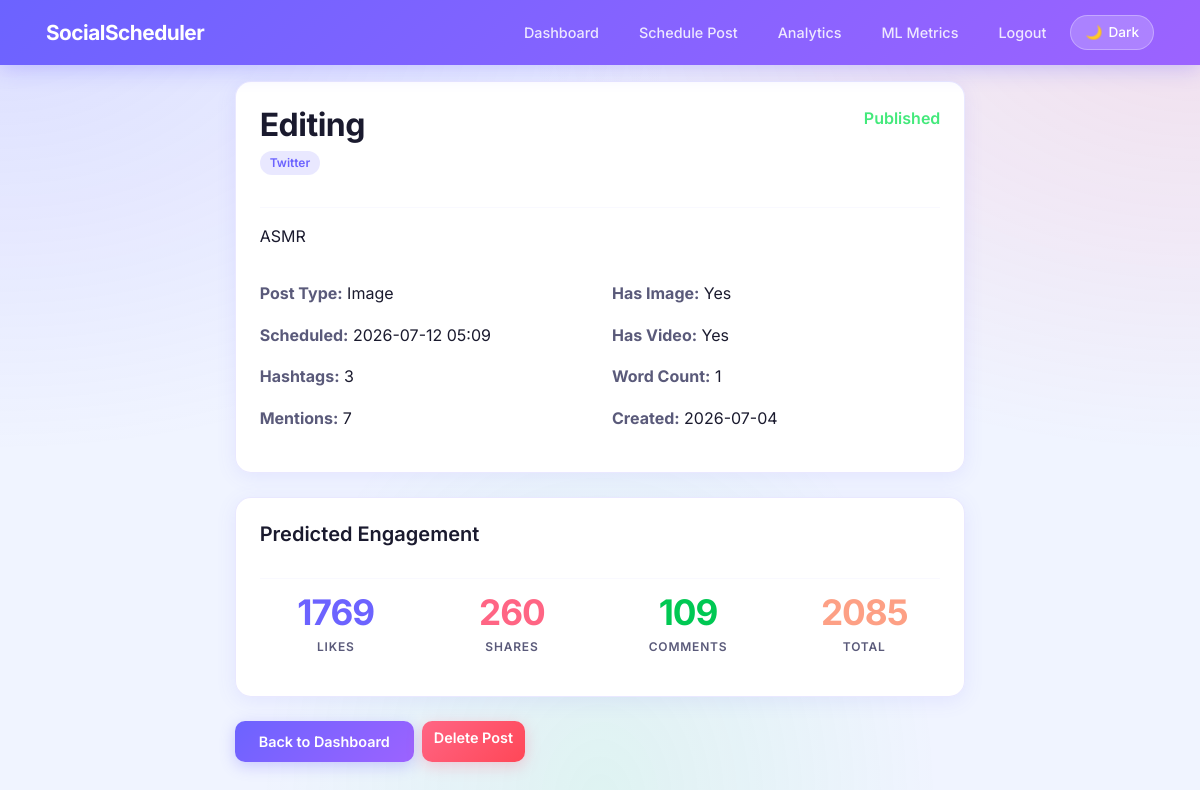
The app's page /post/2 (signed in) with its own data.
### models.py (models this page shows)
class Post(db.Model):
    id = db.Column(db.Integer, primary_key=True)
    title = db.Column(db.String(200), nullable=False)
    content = db.Column(db.Text, nullable=False)
    platform = db.Column(db.String(50), nullable=False)
    post_type = db.Column(db.String(50), nullable=False)
    scheduled_time = db.Column(db.DateTime, nullable=False)
    status = db.Column(db.String(20), default='scheduled')
    hashtags = db.Column(db.Integer, default=0)
    mentions = db.Column(db.Integer, default=0)
    has_image = db.Column(db.Boolean, default=False)
    has_video = db.Column(db.Boolean, default=False)
    word_count = db.Column(db.Integer, default=0)
    predicted_likes = db.Column(db.Float, default=0)
    predicted_shares = db.Column(db.Float, default=0)
    predicted_comments = db.Column(db.Float, default=0)
    predicted_engagement = db.Column(db.Float, default=0)
    actual_likes = db.Column(db.Float, default=0)
    actual_shares = db.Column(db.Float, default=0)
    actual_comments = db.Column(db.Float, default=0)
    created_at = db.Column(db.DateTime, default=datetime.utcnow)
    user_id = db.Column(db.Integer, db.ForeignKey('user.id'), nullable=False)

### app.py (the view)
@app.route('/post/<int:post_id>')
@login_required
def post_detail(post_id):
    post = db.session.get(Post, post_id) or abort(404)
    return render_template('post_detail.html', post=post)

### app.py (called while the page is built)
@login_manager.user_loader
def load_user(user_id):
    return db.session.get(User, int(user_id))

### templates/post_detail.html (shortened to what this page needs)
{% extends "base.html" %}
{% block content %}
<div class="row justify-content-center mt-3">
    <div class="col-md-8">
        <div class="card p-4 mb-4">
            <div class="d-flex justify-content-between align-items-start mb-3">
                <div>
                    <h2 class="mb-1">{{ post.title }}</h2>
                    <span class="platform-badge platform-{{ post.platform }}">
                        {{ post.platform }}
                    </span>
                </div>
                <span class="status-{{ post.status }}" style="font-weight: 600;">
                    {{ post.status | capitalize }}
                </span>
            </div>
            <hr>
            <p style="color: var(--text-primary); font-size: 1rem;">
                {{ post.content }}
            </p>
            <div class="row mt-3">
                <div class="col-md-6">
                    <p><strong>Post Type:</strong>
                        <span style="color: var(--text-primary); text-transform: capitalize;">
                            {{ post.post_type }}
                        </span>
                    </p>
                    <p><strong>Scheduled:</strong>
                        <span style="color: var(--text-primary);">
                            {{ post.scheduled_time.strftime('%Y-%m-%d %H:%M') }}
                        </span>
                    </p>
                    <p><strong>Hashtags:</strong>
                        <span style="color: var(--text-primary);">{{ post.hashtags }}</span>
                    </p>
                    <p><strong>Mentions:</strong>
                        <span style="color: var(--text-primary);">{{ post.mentions }}</span>
                    </p>
                </div>
                <div class="col-md-6">
                    <p><strong>Has Image:</strong>
                        <span style="color: var(--text-primary);">
                            {{ 'Yes' if post.has_image else 'No' }}
                        </span>
                    </p>
                    <p><strong>Has Video:</strong>
                        <span style="color: var(--text-primary);">
                            {{ 'Yes' if post.has_video else 'No' }}
                        </span>
                    </p>
                    <p><strong>Word Count:</strong>
                        <span style="color: var(--text-primary);">{{ post.word_count }}</span>
                    </p>
                    <p><strong>Created:</strong>
                        <span style="color: var(--text-primary);">
                            {{ post.created_at.strftime('%Y-%m-%d') }}
                        </span>
                    </p>
                </div>
            </div>
        </div>
        <div class="card p-4 mb-4">
            <h5 class="mb-3">Predicted Engagement</h5>
            <hr>
            <div class="row text-center">
                <div class="col-6 col-md-3 mb-3">
                    <div class="stat-number" style="color: var(--accent);">
                        {{ post.predicted_likes | int }}
                    </div>
                    <div class="stat-label">Likes</div>
                </div>
                <div class="col-6 col-md-3 mb-3">
                    <div class="stat-number" style="color: var(--accent-2);">
                        {{ post.predicted_shares | int }}
                    </div>
                    <div class="stat-label">Shares</div>
                </div>
                <div class="col-6 col-md-3 mb-3">
                    <div class="stat-number" style="color: var(--accent-3);">
                        {{ post.predicted_comments | int }}
                    </div>
                    <div class="stat-label">Comments</div>
                </div>
                <div class="col-6 col-md-3 mb-3">
                    <div class="stat-number" style="color: var(--accent-4);">
                        {{ post.predicted_engagement | int }}
                    </div>
                    <div class="stat-label">Total</div>
                </div>
            </div>
        </div>
        <div class="d-flex gap-2">
            <a href="/" class="btn btn-primary">Back to Dashboard</a>
            <a href="/post/{{ post.id }}/delete"
               class="btn btn-danger"
               onclick="return confirm('Delete this post?')">
                Delete Post
            </a>
        </div>
    </div>
</div>
{% endblock %}

### templates/base.html (style rules this page uses)
:root[data-theme="light"] { --bg-primary: #f0f4ff; --bg-secondary: #e8ecff; --bg-card: rgba(255, 255, 255, 0.98); --text-primary: #1a1a2e; --text-secondary: #5a5a7a; --accent: #6c63ff; --accent-2: #ff6584; --accent-3: #00c853; --accent-4: #fda085; --border: rgba(108, 99, 255, 0.15); --navbar-bg: rgba(255, 255, 255, 0.98); --input-bg: rgba(240, 244, 255, 0.9); --shadow: rgba(108, 99, 255, 0.1); }
* { margin: 0; padding: 0; box-sizing: border-box; }
body { background-color: var(--bg-primary); color: var(--text-primary); font-family: 'Inter', sans-serif; min-height: 100vh; transition: background-color 0.3s ease, color 0.3s ease; }
body::before { content: ''; position: fixed; top: 0; left: 0; width: 100%; height: 100%; background: radial-gradient(ellipse at 0% 0%, rgba(108, 99, 255, 0.15) 0%, transparent 40%), radial-gradient(ellipse at 100% 0%, rgba(255, 101, 132, 0.15) 0%, transparent 40%), radial-gradient(ellipse at 50% 100%, rgba(67, 233, 123, 0.1) 0%, transparent 40%); pointer-events: none; z-index: 0; }
.card { background: var(--bg-card); border: 1px solid var(--border); border-radius: 16px; box-shadow: 0 4px 20px var(--shadow); animation: fadeInUp 0.4s ease; backdrop-filter: blur(10px); transition: all 0.3s ease; }
.btn-primary { background: linear-gradient(135deg, #6c63ff, #9c63ff); border: none; color: #ffffff; font-weight: 600; padding: 10px 24px; border-radius: 10px; transition: all 0.3s ease; font-size: 0.9rem; box-shadow: 0 4px 15px rgba(108, 99, 255, 0.3); }
.btn-danger { background: linear-gradient(135deg, #ff6584, #ff4757); border: none; font-weight: 600; border-radius: 10px; transition: all 0.3s ease; font-size: 0.9rem; box-shadow: 0 4px 15px rgba(255, 101, 132, 0.3); }
h1, h2 { color: var(--text-primary) !important; font-weight: 700; letter-spacing: -0.5px; }
h3, h4, h5 { color: var(--text-primary) !important; font-weight: 600; }
p { color: var(--text-secondary); line-height: 1.6; }
a { color: var(--accent); text-decoration: none; transition: color 0.2s ease; }
hr { border-color: var(--border) !important; margin: 16px 0; }
.stat-number { font-size: 2.2rem; font-weight: 700; line-height: 1; letter-spacing: -1px; }
.stat-label { font-size: 0.75rem; font-weight: 600; letter-spacing: 0.8px; text-transform: uppercase; color: var(--text-secondary); margin-top: 8px; }
.platform-badge { padding: 3px 10px; border-radius: 20px; font-size: 0.75rem; font-weight: 600; text-transform: capitalize; display: inline-block; }
.platform-twitter { background: rgba(108, 99, 255, 0.15); color: #6c63ff; }
.status-published { color: #43e97b; font-weight: 600; }

### records on screen
Post: title "Editing", platform "Twitter", status "Published", content "ASMR", post_type "Image", scheduled_time "2026-07-12 05:09", hashtags "3", mentions "7", has_image "Yes", has_video "Yes", word_count "1", created_at "2026-07-04", predicted_likes "1769", predicted_shares "260", predicted_comments "109", predicted_engagement "2085"
